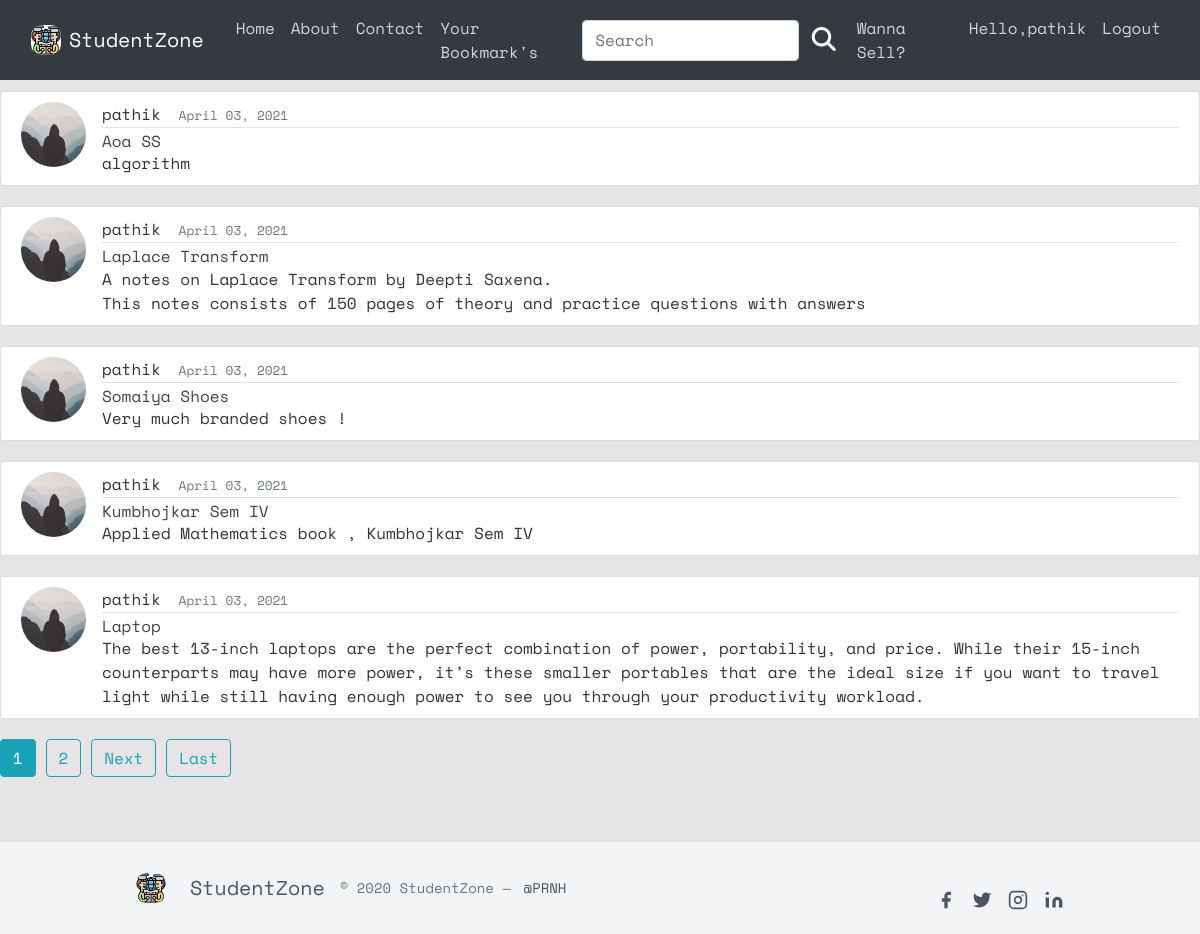
Page /user/pathik (signed in) on the committed database.
### blog/models.py (models this page shows, shortened)
class Post(models.Model):
    title = models.CharField(max_length=100)
    prod_img = models.ImageField(
        default='default_thumbnail.png', upload_to='Product_images')
    price = models.DecimalField(
        max_digits=10, decimal_places=2, null=False, default=0.00)
    content = models.TextField()
    date_posted = models.DateTimeField(default=timezone.now)
    author = models.ForeignKey(User, on_delete=models.CASCADE)
    category = models.CharField(
        max_length=30, choices=Category_choices, default='Miscellenous')
    bookmark = models.ManyToManyField(User, related_name='bookmark')

### users/models.py (models this page shows, shortened)
class Profile(models.Model):
    user = models.OneToOneField(User, on_delete=models.CASCADE)
    image = models.ImageField(default='default.jpg', upload_to='profile_pics')

### blog/views.py (the view)
# urls.py: path('user/<str:username>', UserPostListView.as_view(), name='user-posts'),
class UserPostListView(ListView):
    model = Post
    template_name = 'blog/user_posts.html'  # <app>/<model>_<viewtype>.html
    context_object_name = 'posts'
    paginate_by = 5
    def get_queryset(self):
        user = get_object_or_404(User, username=self.kwargs.get('username'))
        return Post.objects.filter(author=user).order_by('-date_posted')

### blog/templates/blog/user_posts.html (shortened to what this page needs)
{% extends "blog/base.html" %}
{% block content %}
    <h1 class="mb-3">Posts by {{ view.kwargs.username }} ({{ page_obj.paginator.count }})</h1>
    {% for post in posts %}
        <article class="media content-section">
          <img class="rounded-circle article-img" src="{{ post.author.profile.image.url }}">
          <div class="media-body">
            <div class="article-metadata">
              <a class="mr-2" href="{% url 'user-posts' post.author.username %}">{{ post.author }}</a>
              <small class="text-muted">{{ post.date_posted|date:"F d, Y" }}</small>
            </div>
            <h2><a class="article-title" href="{% url 'post-detail' post.id %}">{{ post.title }}</a></h2>
            <p class="article-content">{{ post.content }}</p>
          </div>
        </article>
    {% endfor %}
    {% if is_paginated %}
      {% for num in page_obj.paginator.page_range %}
        {% if page_obj.number == num %}
          <a class="btn btn-info mb-4" href="?page={{ num }}">{{ num }}</a>
        {% elif num > page_obj.number|add:'-3' and num < page_obj.number|add:'3' %}
          <a class="btn btn-outline-info mb-4" href="?page={{ num }}">{{ num }}</a>
        {% endif %}
      {% endfor %}
      {% if page_obj.has_next %}
        <a class="btn btn-outline-info mb-4" href="?page={{ page_obj.next_page_number }}">Next</a>
        <a class="btn btn-outline-info mb-4" href="?page={{ page_obj.paginator.num_pages }}">Last</a>
      {% endif %}
    {% endif %}
{% endblock content %}

### blog/templates/blog/base.html (shortened to what this page needs)
{% load static %}
<!DOCTYPE html>
<html>
<head>
  <link rel="stylesheet" href="https://maxcdn.bootstrapcdn.com/bootstrap/4.0.0/css/bootstrap.min.css"
>
  <link href="https://unpkg.com/tailwindcss@^2/dist/tailwind.min.css" rel="stylesheet">
  <link rel="stylesheet" type="text/css" href="{% static 'blog/main.css' %}">
  <link rel="stylesheet" href="https://cdnjs.cloudflare.com/ajax/libs/font-awesome/4.7.0/css/font-awesome.min.css">
</head>
<body style="margin-top: 56px; padding-right 0; background-color: #e6e4e4">
  <header class="site-header">
    <nav class="navbar navbar-expand-md navbar-dark bg-dark fixed-top">
      <div class="container-fluid">
        <img style="max-width:30px; border-radius: 35%;" class="mr-2"
          src="{%static 'blog/logo.jpg'%}"></a>
        <a class="navbar-brand mr-4" href="{% url 'blog-home' %}">StudentZone</a>
        <div class="collapse navbar-collapse" id="navbarToggle">
          <div class="navbar-nav mr-auto">
            <a class="nav-item nav-link" href="{% url 'blog-home' %}">Home</a>
            <a class="nav-item nav-link" href="{% url 'blog-about' %}">About</a>
            <a class="nav-item nav-link" href="{% url 'blog-contact' %}">Contact</a>
            <a class="nav-item nav-link" href="{% url 'bookmark-post' %}">Your Bookmark's</a>
          </div>
          <form action="{% url 'search-result' %}" method="GET">
            <div style=" display: flex;">
              <input class="form-control" style="display: inline;" type="text" name="q" placeholder="Search">
              <button type="submit" class="btn btn-success-outline"><i class="fa fa-search "
                  style="font-size:24px; color:white;"></i> </i></button>
            </div>
          </form>
          <div class="navbar-nav">
            {% if user.is_authenticated %}
            <a class="nav-item nav-link" href="{% url 'post-create' %}">Wanna Sell?</a>
            <a class="nav-item nav-link" href="{% url 'profile' %}">Hello,{{user.username}}</a>
            <a class="nav-item nav-link" href="{% url 'logout' %}">Logout</a>
            {% else %}
            <a class="nav-item nav-link" href="{% url 'login' %}">Login</a>
            <a class="nav-item nav-link" href="{% url 'register' %}">Register</a>
            {% endif %}
          </div>
        </div>
      </div>
    </nav>
  </header>
  {% block content %}{% endblock %}
  <main role="main" class="container">
    <div class="row">
      <div class="col-md-12">
      </div>
    </div>
  </main>
  <footer class="text-gray-600 body-font" style="margin-top: 5vh;">
  <div class="bg-gray-100">
    <div class="container px-5 py-6 mx-auto flex items-center sm:flex-row flex-col">
      <a class="flex title-font font-medium items-center md:justify-start justify-center text-gray-900">
      <img style="max-width:30px; border-radius: 35%;" class="mr-2"
          src="{%static 'blog/logo.jpg'%}"></a>
        <span class="ml-3 text-xl">StudentZone</span>
      <p class="text-sm text-gray-500" style="margin-top: 0px; margin-left: 15px;">© 2020 StudentZone —
        <a href="https://twitter.com/knyttneve" rel="noopener noreferrer" class="text-gray-600 ml-1" target="_blank">@PRNH</a>
      </p>
      <span class="inline-flex sm:ml-auto sm:mt-0 mt-4 justify-center sm:justify-start">
        <a class="text-gray-500">
          <svg fill="currentColor" stroke-linecap="round" stroke-linejoin="round" stroke-width="2" class="w-5 h-5" viewBox="0 0 24 24">
            <path d="M18 2h-3a5 5 0 00-5 5v3H7v4h3v8h4v-8h3l1-4h-4V7a1 1 0 011-1h3z"></path>
          </svg>
        </a>
        <a class="ml-3 text-gray-500">
          <svg fill="currentColor" stroke-linecap="round" stroke-linejoin="round" stroke-width="2" class="w-5 h-5" viewBox="0 0 24 24">
            <path d="M23 3a10.9 10.9 0 01-3.14 1.53 4.48 4.48 0 00-7.86 3v1A10.66 10.66 0 013 4s-4 9 5 13a11.64 11.64 0 01-7 2c9 5 20 0 20-11.5a4.5 4.5 0 00-.08-.83A7.72 7.72 0 0023 3z"></path>
          </svg>
        </a>
        <a class="ml-3 text-gray-500">
          <svg fill="none" stroke="currentColor" stroke-linecap="round" stroke-linejoin="round" stroke-width="2" class="w-5 h-5" viewBox="0 0 24 24">
            <rect width="20" height="20" x="2" y="2" rx="5" ry="5"></rect>
            <path d="M16 11.37A4 4 0 1112.63 8 4 4 0 0116 11.37zm1.5-4.87h.01"></path>
          </svg>
        </a>
        <a class="ml-3 text-gray-500">
          <svg fill="currentColor" stroke="currentColor" stroke-linecap="round" stroke-linejoin="round" stroke-width="0" class="w-5 h-5" viewBox="0 0 24 24">
            <path stroke="none" d="M16 8a6 6 0 016 6v7h-4v-7a2 2 0 00-2-2 2 2 0 00-2 2v7h-4v-7a6 6 0 016-6zM2 9h4v12H2z"></path>
            <circle cx="4" cy="4" r="2" stroke="none"></circle>
          </svg>
        </a>
      </span>
    </div>
  </div>
</footer>
</body>
</html>

### blog/static/blog/main.css (style rules this page uses)
body { background: #fafafa; color: #333333; margin-top: 5rem; }
h1, h2, h3, h4, h5, h6 { color: #444444; }
.site-header .navbar-nav .nav-link { color: #cbd5db; }
.content-section { background: #ffffff; padding: 10px 20px; border: 1px solid #dddddd; border-radius: 3px; margin-bottom: 20px; }
.article-title { color: #444444; }
.article-content { white-space: pre-line; }
.article-img { height: 65px; width: 65px; margin-right: 16px; }
.article-metadata { padding-bottom: 1px; margin-bottom: 4px; border-bottom: 1px solid #e3e3e3; }

### rows in the picture
Post: author.profile.image (placeholder picture), author "pathik", date_posted "April 03, 2021", title "Aoa SS", content "algorithm"
Post: author.profile.image (placeholder picture), author "pathik", date_posted "April 03, 2021", title "Laplace Transform", content "A notes on Laplace Transform by Deepti Saxena. This notes consists of 150 pages of theory and practice questions with answers"
Post: author.profile.image (placeholder picture), author "pathik", date_posted "April 03, 2021", title "Somaiya Shoes", content "Very much branded shoes !"
Post: author.profile.image (placeholder picture), author "pathik", date_posted "April 03, 2021", title "Kumbhojkar Sem IV", content "Applied Mathematics book , Kumbhojkar Sem IV"
Post: author.profile.image (placeholder picture), author "pathik", date_posted "April 03, 2021", title "Laptop", content "The best 13-inch laptops are the perfect combination of power, portability, and price. While their 15-inch counterparts may have more power, it’s these smaller portables that are the ideal size if you want to travel light while still having enough power to see you through your productivity workload."

### other values in the picture
{{ user.username }} "pathik"
{{ num }} "1"
{{ num }} "2"
